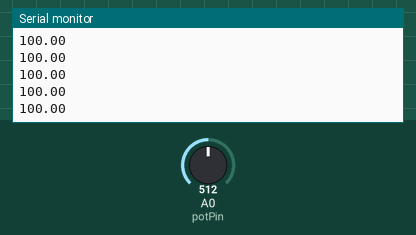
Simulated run of this sketch. Board: Arduino Uno, built with avr-gcc and run on an emulated ATmega328P. On the bench: the last lines printed to the serial monitor. Inputs (shaded band) come from the test bench; at power-on: A0 (potPin) = 512.

Above: at 12.2 s.
12.3 s: A0 (potPin) set to 716
At 12.58 s:
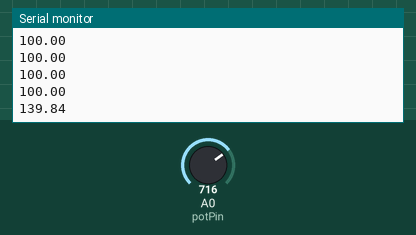
13.8 s: A0 (potPin) set to 900
At 13.99 s:
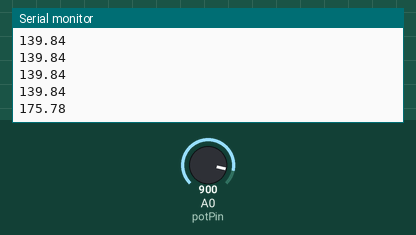
Timing chart, 0 to 16.8 s (numbered marks = the images above; inputs shaded):
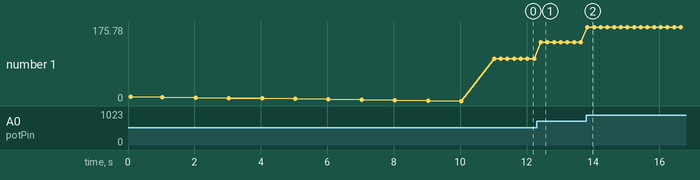

The sketch:

Assignment10.ino
```cpp
// EP305 Assignment 10 - outputs % of pot scale

//set global variables for max val and pin No.
int potPin = A0;
int potMax = 0;

void setup() {
  //set the baud rate
  Serial.begin(9600);

  //loop for 10 secs and obtain the max value of pot
  Serial.println("Turn the potentiometer through it's full range to obtain max value.");
  for(int i=10; i>=0; i--){
    int potValue = analogRead(potPin);
    if(potValue > potMax){
      potMax = potValue;
    }

    Serial.println("Waiting...");
    Serial.println(i);
    delay(1000);
  }
}

void loop() {
  //get the value of pot at current position
  float potValue = analogRead(potPin);
  //calculate it as a % usin max value obtained earlier
  float percent = (potValue / potMax) * 100;
  Serial.println(percent);
  //wait 200ms between prints
  delay(200);

}
```

Measured:
- after the input at 12.3 s, the serial monitor: prints a new line after 0.13 s (image 1)
- after the input at 13.8 s, the serial monitor: prints a new line at once (image 2)
- plotted number 1: 100 → 139.84 after the input at 12.3 s, 139.84 → 175.78 after the input at 13.8 s
